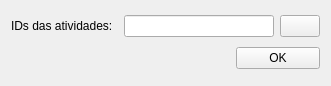
<?xml version="1.0" encoding="UTF-8"?>
<ui version="4.0">
 <class>Form</class>
 <widget class="QWidget" name="Form">
  <property name="geometry">
   <rect>
    <x>0</x>
    <y>0</y>
    <width>331</width>
    <height>86</height>
   </rect>
  </property>
  <property name="windowTitle">
   <string>Form</string>
  </property>
  <layout class="QGridLayout" name="gridLayout">
   <item row="0" column="1" colspan="2">
    <layout class="QHBoxLayout" name="horizontalLayout">
     <item>
      <widget class="QLineEdit" name="activityIdLe"/>
     </item>
     <item>
      <widget class="QPushButton" name="extractFieldBtn">
       <property name="text">
        <string/>
       </property>
      </widget>
     </item>
    </layout>
   </item>
   <item row="1" column="0" colspan="2">
    <spacer name="horizontalSpacer">
     <property name="orientation">
      <enum>Qt::Horizontal</enum>
     </property>
     <property name="sizeHint" stdset="0">
      <size>
       <width>219</width>
       <height>20</height>
      </size>
     </property>
    </spacer>
   </item>
   <item row="1" column="2">
    <widget class="QPushButton" name="okBtn">
     <property name="text">
      <string>OK</string>
     </property>
    </widget>
   </item>
   <item row="0" column="0">
    <widget class="QLabel" name="label">
     <property name="text">
      <string>IDs das atividades:</string>
     </property>
    </widget>
   </item>
  </layout>
 </widget>
 <resources/>
 <connections/>
</ui>
